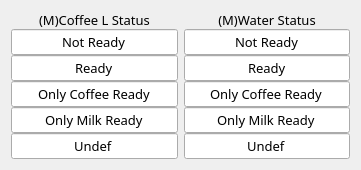
   <widget class="QWidget" name="">
    <property name="geometry">
     <rect>
      <x>20</x>
      <y>400</y>
      <width>361</width>
      <height>136</height>
     </rect>
    </property>
    <layout class="QHBoxLayout" name="horizontalLayout_4">
     <item>
      <layout class="QVBoxLayout" name="verticalLayout_8">
       <property name="spacing">
        <number>0</number>
       </property>
       <item>
        <widget class="QLabel" name="label_16">
         <property name="font">
          <font>
           <family>함초롬돋움</family>
           <pointsize>10</pointsize>
           <weight>50</weight>
           <italic>false</italic>
           <bold>false</bold>
          </font>
         </property>
         <property name="text">
          <string>(M)Coffee L Status</string>
         </property>
         <property name="alignment">
          <set>Qt::AlignCenter</set>
         </property>
        </widget>
       </item>
       <item>
        <widget class="QLineEdit" name="LE_COFFEE_L_M_STATUS_NOT_READY">
         <property name="font">
          <font>
           <family>함초롬돋움</family>
           <pointsize>10</pointsize>
           <weight>50</weight>
           <italic>false</italic>
           <bold>false</bold>
          </font>
         </property>
         <property name="text">
          <string>Not Ready</string>
         </property>
         <property name="alignment">
          <set>Qt::AlignCenter</set>
         </property>
        </widget>
       </item>
       <item>
        <widget class="QLineEdit" name="LE_COFFEE_L_M_STATUS_READY">
         <property name="font">
          <font>
           <family>함초롬돋움</family>
           <pointsize>10</pointsize>
           <weight>50</weight>
           <italic>false</italic>
           <bold>false</bold>
          </font>
         </property>
         <property name="text">
          <string>Ready</string>
         </property>
         <property name="alignment">
          <set>Qt::AlignCenter</set>
         </property>
        </widget>
       </item>
       <item>
        <widget class="QLineEdit" name="LE_COFFEE_L_M_STATUS_ONLY_COFFEE_READY">
         <property name="font">
          <font>
           <family>함초롬돋움</family>
           <pointsize>10</pointsize>
           <weight>50</weight>
           <italic>false</italic>
           <bold>false</bold>
          </font>
         </property>
         <property name="text">
          <string>Only Coffee Ready</string>
         </property>
         <property name="alignment">
          <set>Qt::AlignCenter</set>
         </property>
        </widget>
       </item>
       <item>
        <widget class="QLineEdit" name="LE_COFFEE_L_M_STATUS_ONLY_MILK_READY">
         <property name="font">
          <font>
           <family>함초롬돋움</family>
           <pointsize>10</pointsize>
           <weight>50</weight>
           <italic>false</italic>
           <bold>false</bold>
          </font>
         </property>
         <property name="text">
          <string>Only Milk Ready</string>
         </property>
         <property name="alignment">
          <set>Qt::AlignCenter</set>
         </property>
        </widget>
       </item>
       <item>
        <widget class="QLineEdit" name="LE_COFFEE_L_M_STATUS_UNDEF">
         <property name="font">
          <font>
           <family>함초롬돋움</family>
           <pointsize>10</pointsize>
           <weight>50</weight>
           <italic>false</italic>
           <bold>false</bold>
          </font>
         </property>
         <property name="text">
          <string>Undef</string>
         </property>
         <property name="alignment">
          <set>Qt::AlignCenter</set>
         </property>
        </widget>
       </item>
      </layout>
     </item>
     <item>
      <layout class="QVBoxLayout" name="verticalLayout_9">
       <property name="spacing">
        <number>0</number>
       </property>
       <item>
        <widget class="QLabel" name="label_20">
         <property name="font">
          <font>
           <family>함초롬돋움</family>
           <pointsize>10</pointsize>
           <weight>50</weight>
           <italic>false</italic>
           <bold>false</bold>
          </font>
         </property>
         <property name="text">
          <string>(M)Water Status</string>
         </property>
         <property name="alignment">
          <set>Qt::AlignCenter</set>
         </property>
        </widget>
       </item>
       <item>
        <widget class="QLineEdit" name="LE_WATER_M_STATUS_NOT_READY">
         <property name="font">
          <font>
           <family>함초롬돋움</family>
           <pointsize>10</pointsize>
           <weight>50</weight>
           <italic>false</italic>
           <bold>false</bold>
          </font>
         </property>
         <property name="text">
          <string>Not Ready</string>
         </property>
         <property name="alignment">
          <set>Qt::AlignCenter</set>
         </property>
        </widget>
       </item>
       <item>
        <widget class="QLineEdit" name="LE_WATER_M_STATUS_READY">
         <property name="font">
          <font>
           <family>함초롬돋움</family>
           <pointsize>10</pointsize>
           <weight>50</weight>
           <italic>false</italic>
           <bold>false</bold>
          </font>
         </property>
         <property name="text">
          <string>Ready</string>
         </property>
         <property name="alignment">
          <set>Qt::AlignCenter</set>
         </property>
        </widget>
       </item>
       <item>
        <widget class="QLineEdit" name="LE_WATER_M_STATUS_ONLY_COFFEE_READY">
         <property name="font">
          <font>
           <family>함초롬돋움</family>
           <pointsize>10</pointsize>
           <weight>50</weight>
           <italic>false</italic>
           <bold>false</bold>
          </font>
         </property>
         <property name="text">
          <string>Only Coffee Ready</string>
         </property>
         <property name="alignment">
          <set>Qt::AlignCenter</set>
         </property>
        </widget>
       </item>
       <item>
        <widget class="QLineEdit" name="LE_WATER_M_STATUS_ONLY_MILK_READY">
         <property name="font">
          <font>
           <family>함초롬돋움</family>
           <pointsize>10</pointsize>
           <weight>50</weight>
           <italic>false</italic>
           <bold>false</bold>
          </font>
         </property>
         <property name="text">
          <string>Only Milk Ready</string>
         </property>
         <property name="alignment">
          <set>Qt::AlignCenter</set>
         </property>
        </widget>
       </item>
       <item>
        <widget class="QLineEdit" name="LE_WATER_M_STATUS_UNDEF">
         <property name="font">
          <font>
           <family>함초롬돋움</family>
           <pointsize>10</pointsize>
           <weight>50</weight>
           <italic>false</italic>
           <bold>false</bold>
          </font>
         </property>
         <property name="text">
          <string>Undef</string>
         </property>
         <property name="alignment">
          <set>Qt::AlignCenter</set>
         </property>
        </widget>
       </item>
      </layout>
     </item>
    </layout>
   </widget>
